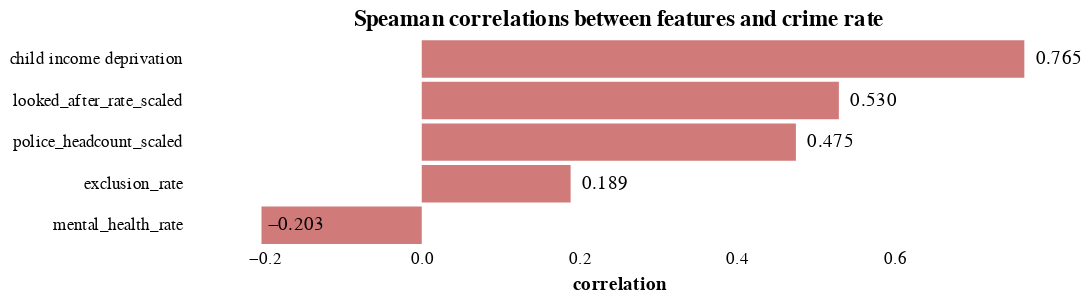

The cell this chart's notebook holds for it:
### Markdown cell above
### Comments
Child income deprivation is by far the highest correlating, higher even that the correlations at LSOA level and so this seems faily conclusive.

### 4.2. Correlation visualisations
#### 4.2.1 Correlation bar chart

### Code cell
bars_1 = alt.Chart(sorted_correlations, title='Speaman correlations between features and crime rate').mark_bar(opacity=0.6, color='firebrick').encode(
    x=alt.X('Spearman Correlation:Q', axis=alt.Axis(title='correlation', ticks=False, values=[-0.2, 0, 0.2, 0.4, 0.6])),
    y=alt.Y('Feature:N', axis=alt.Axis(title=None, ticks=False), sort='-x')
)

text_1 = alt.Chart(sorted_correlations).mark_text(
    align='center',
    baseline='middle',
    color='black',
    dx=20  # Nudges text to left so it doesn't appear on top of the bar
).encode(
    x=alt.X('Spearman Correlation:Q', axis=alt.Axis(title='correlation', ticks=False, values=[-0.2, 0, 0.2,0.4, 0.6])),
    y=alt.Y('Feature:N', axis=alt.Axis(title=None, ticks=False), sort='-x'),
    text=alt.Text('Spearman Correlation:Q', format=',.3r')
)

(bars_1 + text_1).configure_axis(
    grid=False,
    domain=False
).configure_view(
    strokeWidth=0).properties(height=120, width=500)

### Figure 1 — Vega-Lite specification as saved in the notebook (floating-point values rounded to 4 significant figures)
{"config": {"view": {"continuousWidth": 400, "continuousHeight": 300, "strokeWidth": 0}, "axis": {"domain": false, "grid": false}}, "layer": [{"mark": {"type": "bar", "color": "firebrick", "opacity": 0.6}, "encoding": {"x": {"type": "quantitative", "axis": {"ticks": false, "title": "correlation", "values": [-0.2, 0, 0.2, 0.4, 0.6]}, "field": "Spearman Correlation"}, "y": {"type": "nominal", "axis": {"ticks": false, "title": null}, "field": "Feature", "sort": "-x"}}, "title": "Speaman correlations between features and crime rate"}, {"mark": {"type": "text", "align": "center", "baseline": "middle", "color": "black", "dx": 20}, "encoding": {"text": {"type": "quantitative", "field": "Spearman Correlation", "format": ",.3r"}, "x": {"type": "quantitative", "axis": {"ticks": false, "title": "correlation", "values": [-0.2, 0, 0.2, 0.4, 0.6]}, "field": "Spearman Correlation"}, "y": {"type": "nominal", "axis": {"ticks": false, "title": null}, "field": "Feature", "sort": "-x"}}}], "data": {"name": "data-b474e77fed6a733b2a77525d5c8974cf"}, "height": 120, "width": 500, "$schema": "https://vega.github.io/schema/vega-lite/v4.8.1.json", "datasets": {"data-b474e77fed6a733b2a77525d5c8974cf": [{"Feature": "child income deprivation", "Spearman Correlation": 0.765, "Spearman Pvalue": 3.423e-07}, {"Feature": "looked_after_rate_scaled", "Spearman Correlation": 0.5295, "Spearman Pvalue": 0.00183}, {"Feature": "police_headcount_scaled", "Spearman Correlation": 0.475, "Spearman Pvalue": 0.006014}, {"Feature": "exclusion_rate", "Spearman Correlation": 0.189, "Spearman Pvalue": 0.3003}, {"Feature": "mental_health_rate", "Spearman Correlation": -0.2034, "Spearman Pvalue": 0.2641}]}}
